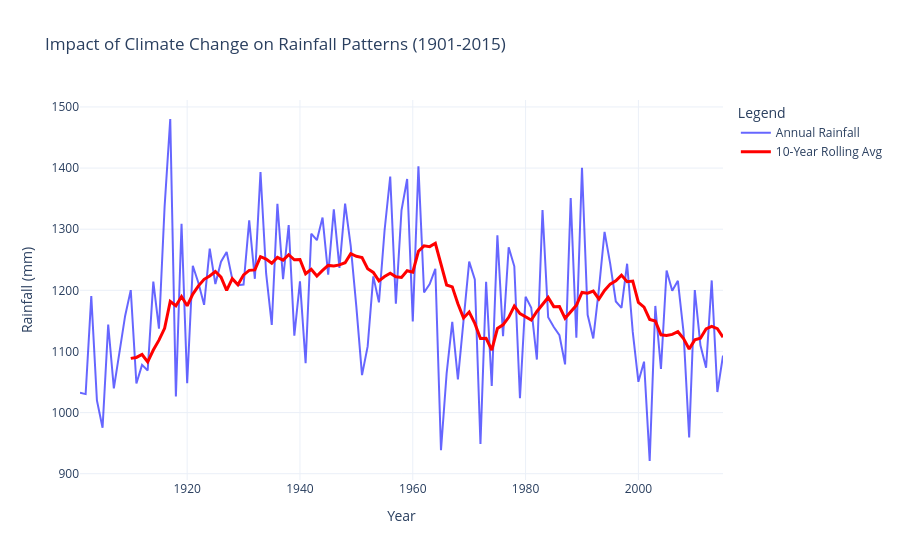

Source (notebook cell):
### Markdown cell above
# we will calculate a 10-year rolling average of annual rainfall to identify long-term trends and smooth out short-term variations. This will help assess the potential impact of climate change on rainfall patterns:

### Code cell
# calculating rolling averages to assess climate change impact
df['10-Year Rolling Avg'] = df['ANNUAL'].rolling(window=10).mean()

fig_climate_change = go.Figure()

fig_climate_change.add_trace(go.Scatter(
    x=df['YEAR'],
    y=df['ANNUAL'],
    mode='lines',
    name='Annual Rainfall',
    line=dict(color='blue', width=2),
    opacity=0.6
))

fig_climate_change.add_trace(go.Scatter(
    x=df['YEAR'],
    y=df['10-Year Rolling Avg'],
    mode='lines',
    name='10-Year Rolling Avg',
    line=dict(color='red', width=3)
))

fig_climate_change.update_layout(
    title='Impact of Climate Change on Rainfall Patterns (1901-2015)',
    xaxis_title='Year',
    yaxis_title='Rainfall (mm)',
    template='plotly_white',
    legend=dict(title="Legend"),
    height=500
)

fig_climate_change.show()
